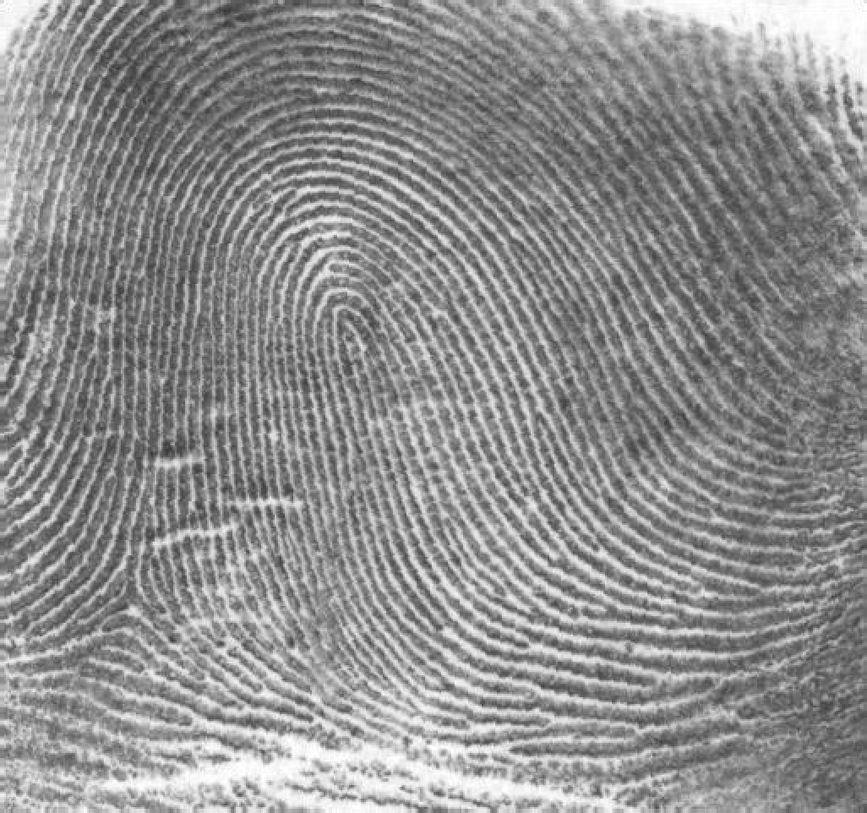
%> input picture Image Processing - Project 1/Im_2.tif, 867 x 813 px, shrunk from 1026 x 962 before the run
$ octave Project1_Q5.m   (GNU Octave 9; MATLAB toolbox functions it lacks are replaced by stand-ins)
%> lines starting %> are read from the running program, lines starting %| are printed output that depends on the picture; in (x1, y1, x2, y2) boxes, pixels count from 0 and x2, y2 are one past the last pixel; in counts of white or black regions, pixels touching at a corner belong together; the program's own positions count from 1
% clearing the output screen
clc;

% reading image's pixel in c
c = imread('Im_2.tif');
%> c is the input picture: size 813x867 uint8; min 46, max 255, mean 142.7

% storing image information in cd
cd = double(c);

% extracting all bit one by one
% from 1st to 8th in variable
% from c1 to c8 respectively
c1 = mod(cd, 2);
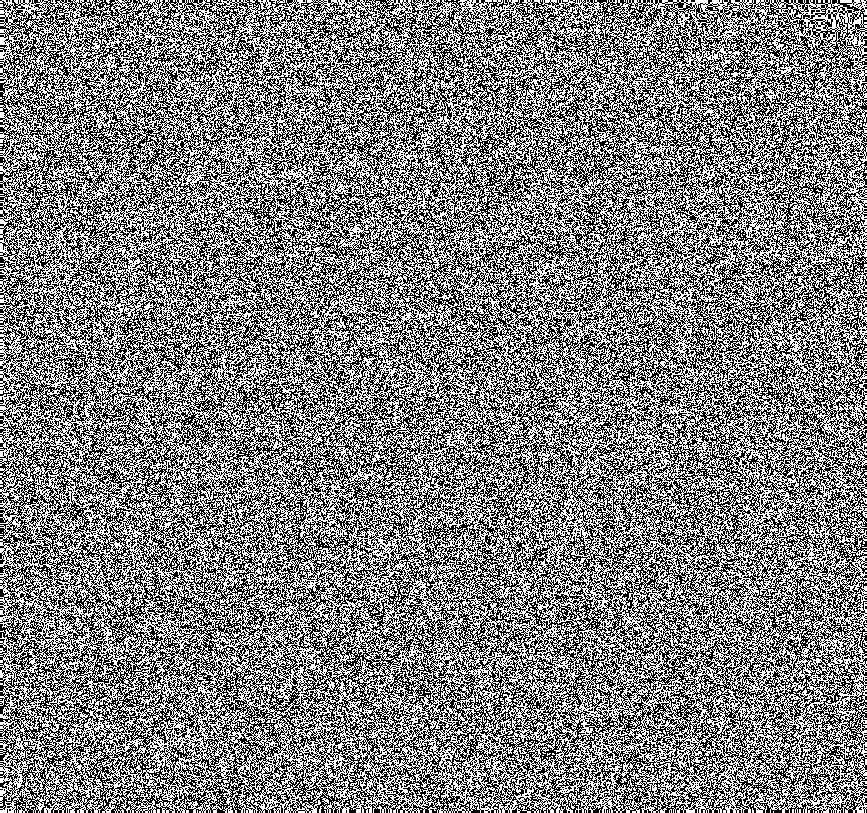
%> c1: size 813x867 double; values 0 (black) and 1 (white), 50.1% white; black in thin lines or dots
c2 = mod(floor(cd/2), 2);
%> c2: size 813x867 double; values 0 (black) and 1 (white), 50% white; black in thin lines or dots
c3 = mod(floor(cd/4), 2);
c4 = mod(floor(cd/8), 2);
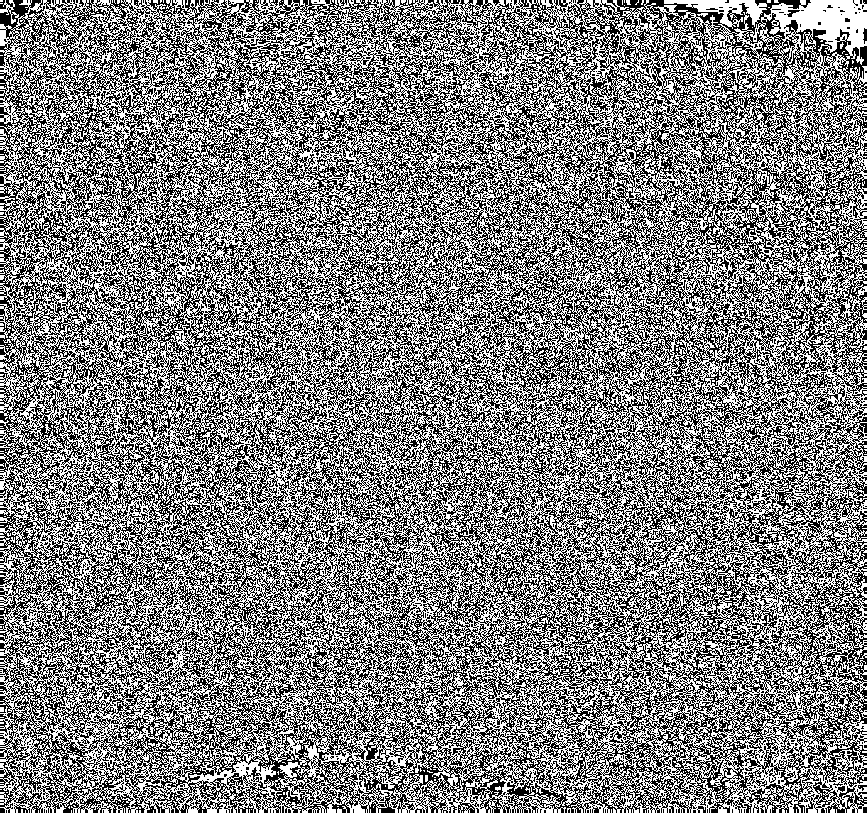
%> c4: size 813x867 double; values 0 (black) and 1 (white), 50.2% white; black in thin lines or dots
c5 = mod(floor(cd/16), 2);
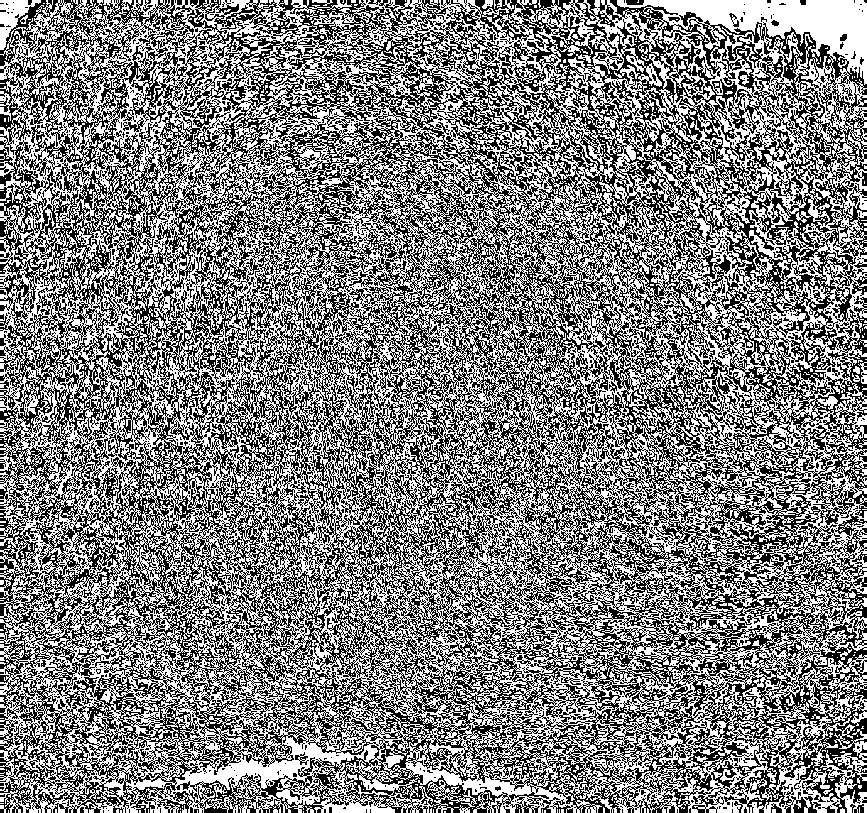
%> c5: size 813x867 double; values 0 (black) and 1 (white), 50.5% white; black in thin lines or dots
c6 = mod(floor(cd/32), 2);
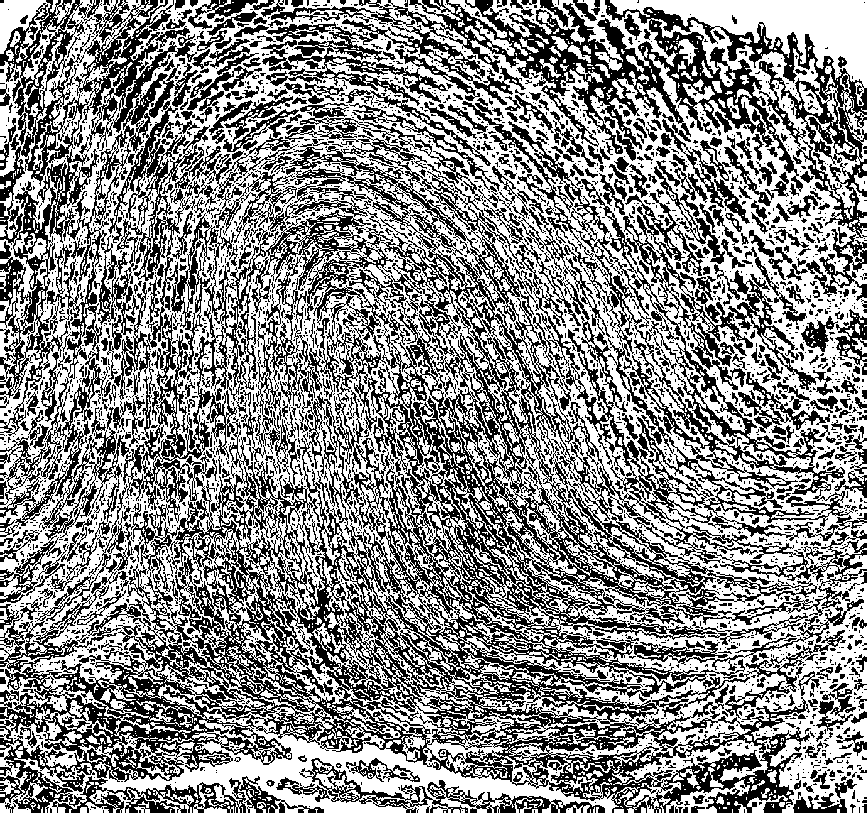
%> c6: size 813x867 double; values 0 (black) and 1 (white), 54.5% white; 3610 black regions (3074 under 20 px), largest, box (x1, y1, x2, y2) and area: (0, 0, 867, 813) 214401, (266, 0, 867, 238) 28870, (0, 345, 132, 603) 8073
c7 = mod(floor(cd/64), 2);
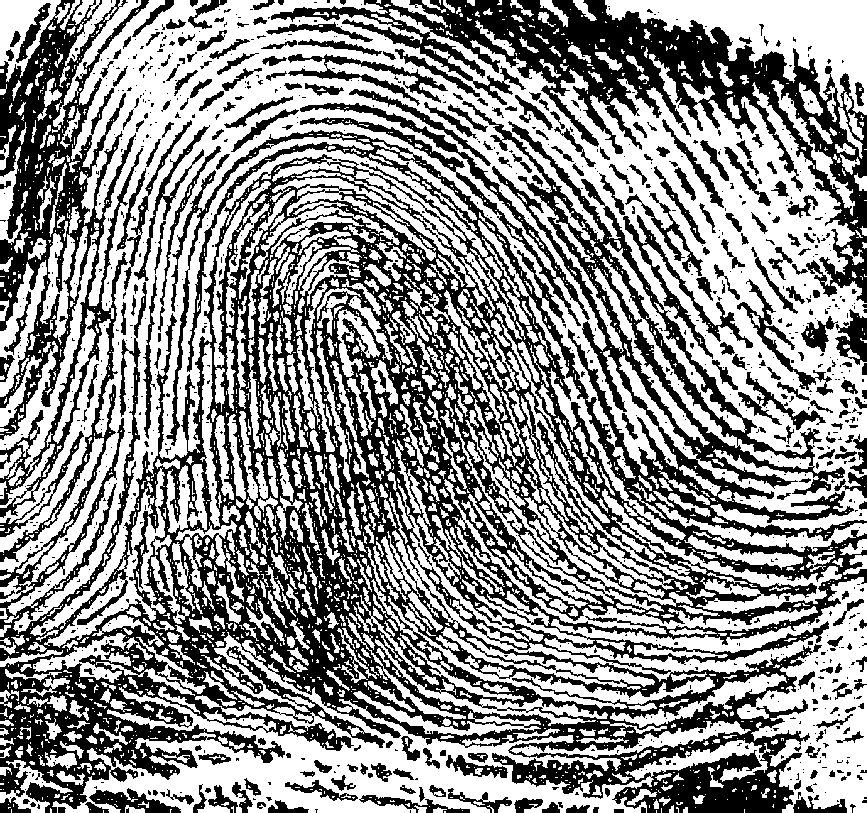
%> c7: size 813x867 double; values 0 (black) and 1 (white), 56.4% white; 1083 black regions (816 under 20 px), largest, box (x1, y1, x2, y2) and area: (0, 0, 867, 813) 223525, (271, 0, 867, 303) 33563, (300, 103, 590, 326) 4455
c8 = mod(floor(cd/128), 2);
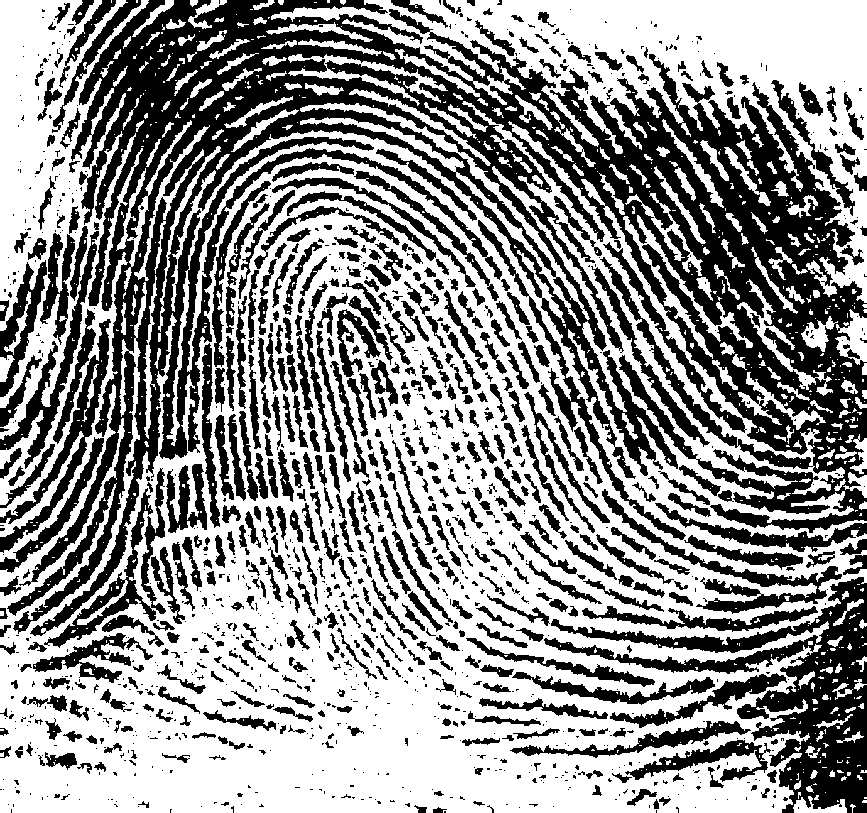
%> c8: size 813x867 double; values 0 (black) and 1 (white), 57.5% white; 1321 black regions (763 under 20 px), largest, box (x1, y1, x2, y2) and area: (7, 0, 867, 636) 148041, (544, 577, 867, 813) 19327, (0, 319, 111, 553) 3960

% combining image again to form equivalent to original grayscale image
cc = (2 * (2 * (2 * (2 * (2 * (2 * (2 * c8 + c7) + c6) + c5) + c4) + c3) + c2) + c1);

% plotting original image in first subplot
subplot(2, 5, 1);
imshow(c);
title('Original Image');

% plotting binary image having extracted bit from 1st to 8th
% in subplot from 2nd to 9th
subplot(2, 5, 2);
imshow(c1);
title('Bit Plane 1');
subplot(2, 5, 3);
imshow(c2);
title('Bit Plane 2');
subplot(2, 5, 4);
imshow(c3);
title('Bit Plane 3');
subplot(2, 5, 5);
imshow(c4);
title('Bit Plane 4');
subplot(2, 5, 6);
imshow(c5);
title('Bit Plane 5');
subplot(2, 5, 7);
imshow(c6);
title('Bit Plane 6');
subplot(2, 5, 8);
imshow(c7);
title('Bit Plane 7');
subplot(2, 5, 9);
imshow(c8);
title('Bit Plane 8');

% plotting recombined image in 10th subplot
subplot(2, 5, 10);
imshow(uint8(cc));
title('Recombined Image');
